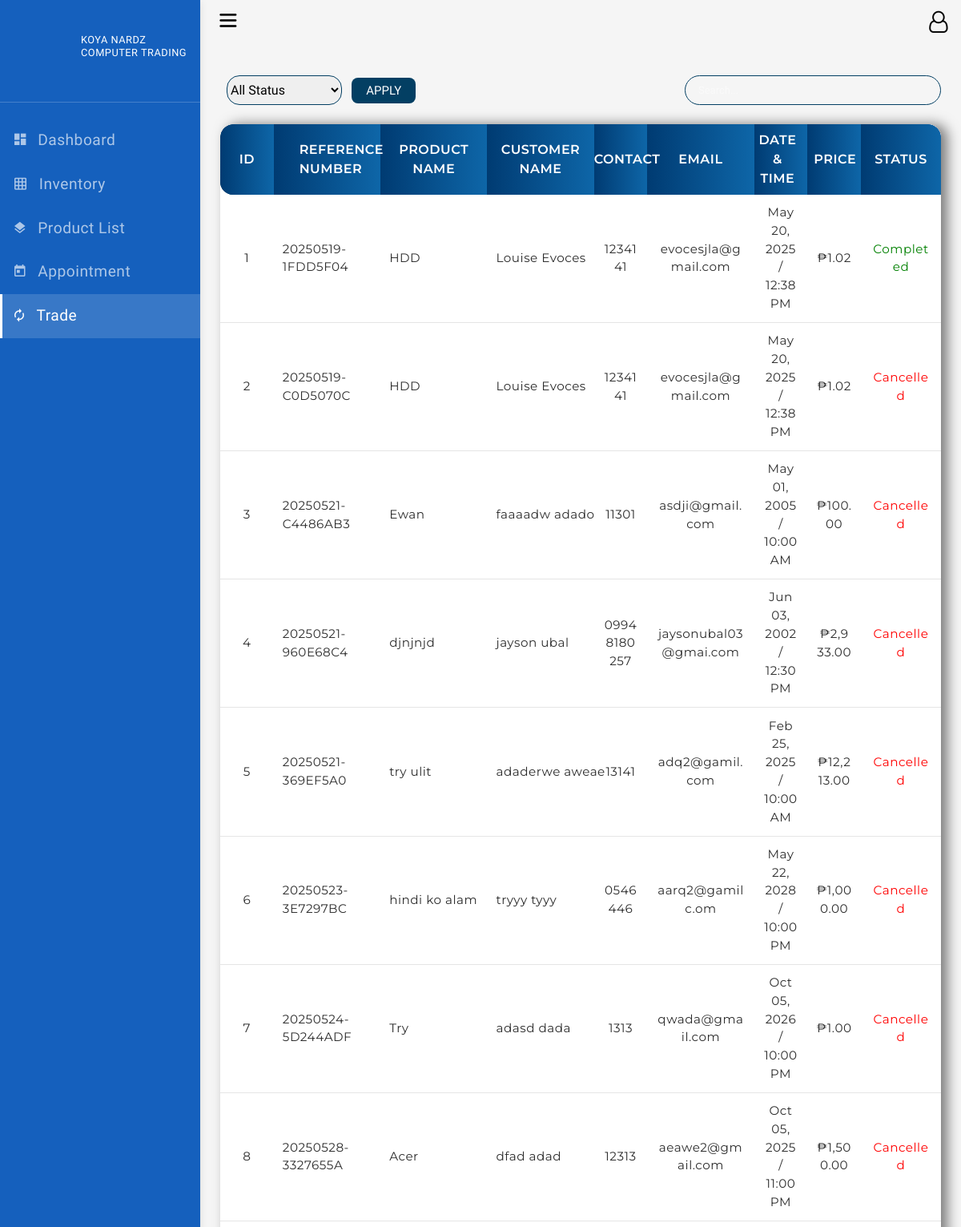
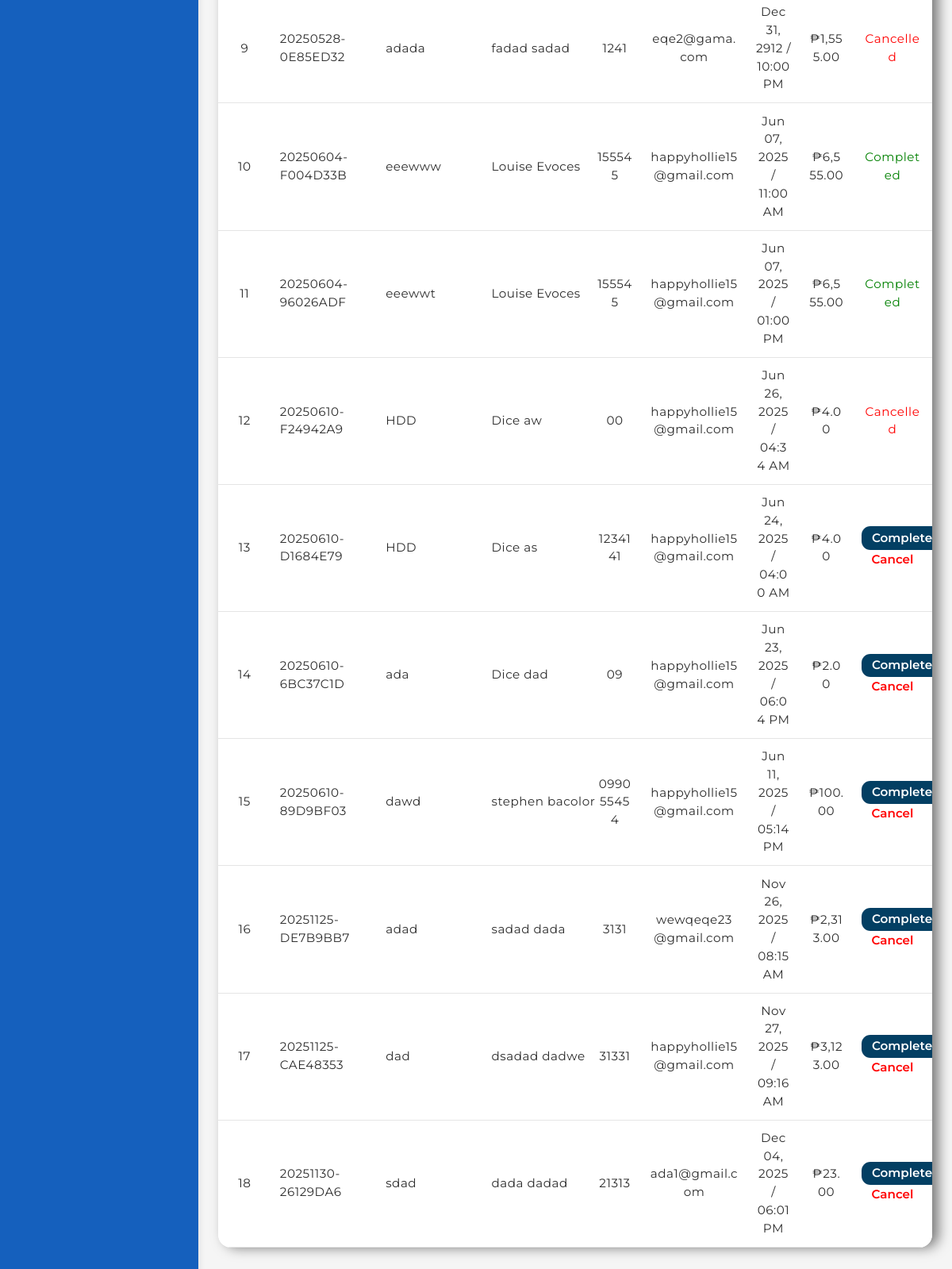
The app's page /admin_selling/ with its own data (2 pictures, top to bottom).
### app/models.py (models this page shows, shortened)
class Selling(models.Model):
    STATUS_CHOICES = [
        ('Pending', 'Pending'),
        ('Completed', 'Completed'),
        ('Cancelled', 'Cancelled'),
    ]
    product_name = models.CharField(max_length=100)
    category = models.ForeignKey(Category, on_delete=models.SET_NULL, null=True)
    image = models.ImageField(upload_to='product_images/', null=True, blank=True)
    description = models.TextField(blank=True, null=True)
    price = models.DecimalField(max_digits=10, decimal_places=2)
    first_name = models.CharField(max_length=50)
    last_name = models.CharField(max_length=50)
    contact = models.CharField(max_length=20)
    address = models.TextField(null=True, blank=True)
    email = models.EmailField()
    selling_date = models.DateField()
    selling_time = models.TimeField()
    selling_at = models.DateTimeField(auto_now_add=True)
    status = models.CharField(max_length=10, choices=STATUS_CHOICES, default='Pending')
    reference_number = models.CharField(max_length=30, unique=True, blank=True, null=True)

### app/views.py (the view, shortened to what this page needs)
# urls.py: path('admin_selling/', AdminSellingAppointment.as_view(), name='admin_selling'),
class AdminSellingAppointment(TemplateView):
    template_name = 'app/admin/admin_selling.html'
    def get_context_data(self, **kwargs):
        context = super().get_context_data(**kwargs)
        search_query = self.request.GET.get('search', '')
        status_filter = self.request.GET.get('status', '')
        sellings = Selling.objects.all()
        if status_filter:
            sellings = sellings.filter(status=status_filter)
        context['sellings'] = sellings
        context['search_query'] = search_query
        context['status_filter'] = status_filter
        return context

### app/context_processors.py (called while the page is built)
def favorites_context(request):
    favorites = request.session.get('favorites', [])
    products = Product.objects.filter(id__in=favorites)
    return {
        'products_favorite': products
    }

### app/templates/app/admin/admin_selling.html (shortened to what this page needs)
{% extends 'app/admin/admin_base.html' %}
{% load static %}
{% load humanize %}
{% block content %}
<div class="admin_tradepage">
    <div class="uppertrade">
        <div class="admintrade_search">
            <div class="trade_status">
                <form method="get" class="selling-filters">
                    <select name="status">
                        <option value="">All Status</option>
                    </select>
                    <button type="submit">Apply</button>
                </form>
            </div>
            <form action="" method="GET">
                <input type="text" placeholder="Search..." name="search" value="{{ search_query }}">
            </form>
        </div>
    </div>
    <div class="tradetable inventorytable">
        <table>
            <thead>
                <tr>
                    <th>ID</th>
                    <th>Reference Number</th>
                    <th>Product Name</th>
                    <th>Customer Name</th>
                    <th>Contact</th>
                    <th>Email</th>
                    <th>Date & Time</th>
                    <th>Price</th>
                    <th>Status</th>
                </tr>
            </thead>
            {% for selling in sellings %}
            <tbody>
                <tr data-id="{{ selling.id }}">
                    <td data-label="ID">{{ selling.id }}</td>
                    <td data-label="Reference Number">{{ selling.reference_number }}</td>
                    <td data-label="Product Name">{{ selling.product_name }}</td>
                    <td data-label="Customer Name">{{ selling.first_name }} {{ selling.last_name }}</td>
                    <td data-label="Contact">{{ selling.contact }}</td>
                    <td data-label="Email">{{ selling.email }}</td>
                    <td data-label="Date">{{ selling.selling_date|date:"M d, Y" }} / {{ selling.selling_time|time:"h:i A" }}</td>
                    <td data-label="Price">₱{{ selling.price|intcomma }}</td>
                    <td data-label="Status">
                        {% if selling.status == "Cancelled" %}
                        <span style="color: red;">Cancelled</span>
                        {% elif selling.status == "Completed" %}
                        <span style="color: green;">Completed</span>
                        {% else %}
                        <form method="post" action="{% url 'complete_trade' selling.id %}" style="display:inline;">
                            <button type="submit">Complete</button>
                        </form>
                        <button type="button" class="cancel_btn" data-id="{{ selling.id }}">Cancel</button>
                        {% endif %}
                    </td>
                </tr>
            </tbody>
            {% endfor %}
        </table>
    </div>
</div>
{% endblock %}

### app/templates/app/admin/admin_base.html (shortened to what this page needs)
{% load static %}
<!DOCTYPE html>
<html lang="en">
<head>
    <link href="{% static 'themewagon/dashtreme/assets/css/animate.css' %}" rel="stylesheet">
    <link href="{% static 'themewagon/dashtreme/assets/css/bootstrap.css' %}" rel="stylesheet">
    <link href="{% static 'themewagon/dashtreme/assets/css/bootstrap.min.css' %}" rel="stylesheet">
    <link href="{% static 'themewagon/dashtreme/assets/css/app-style.css' %}" rel="stylesheet">
    <link href="{% static 'themewagon/dashtreme/assets/css/sidebar-menu.css' %}" rel="stylesheet">
    <link href="{% static 'themewagon/dashtreme/assets/css/pace.min.css' %}" rel="stylesheet">
    <link href="{% static 'themewagon/dashtreme/assets/css/icons.css' %}" rel="stylesheet">
    <link rel="stylesheet" href="{% static 'css/admin.css' %}">
</head>
<body class="bg-theme bg-theme1">
    <div class="wrapper" id="wrapper">
        {% include 'app/admin/admin_header.html' %}
        <div class="content-wrapper">
            {% include 'app/admin/admin_navigation.html' %}
            <div class="container-fluid">
            {% block content %}
            {% endblock %}
            </div>
        </div>
    </div>
</body>
</html>

### app/templates/app/admin/admin_header.html
{% load static %}
 <nav class="navbar navbar-expand fixed-top">
  <ul class="navbar-nav mr-auto align-items-center">
    <li class="nav-item">
      <a class="nav-link toggle-menu" href="javascript:void();">
       <i class="icon-menu menu-icon" style="font-size: 1.3rem;"></i>
     </a>
    </li>
  </ul>
  <ul class="navbar-nav align-items-center right-nav-link">
    {% if request.user.is_authenticated and request.user.is_staff %}
    <li class="nav-item">
      <a class="nav-link" href="{% url 'logout' %}" title="Logout">
        <i class="fa fa-sign-out" style="font-size: 1.7rem; color: black"></i>
      </a>
    </li>
    {% else %}
    <li class="nav-item dropdown-lg">
      <i class="fa fa-user-o" style="font-size: 1.7rem;"></i>
    </li>
    {% endif %}
  </ul>
</nav>

### app/templates/app/admin/admin_navigation.html
{% load static %}
<div id="sidebar-wrapper" data-simplebar="" data-simplebar-auto-hide="true">
    <div class="brand-logo">
        <a href="{% url 'admin_dashboard' %}">
            <img src="{% static 'images/LOGO.png' %}" alt="">
            <p>Koya Nardz </br>Computer Trading </p>
        </a>
    </div>
   <ul class="sidebar-menu do-nicescrol">
      <li class="sidebar-header"></li>
      <li>
        <a href="{% url 'admin_dashboard' %}">
          <i class="zmdi zmdi-view-dashboard" style="font-size: 1.2rem;"></i> <span style="font-size: 1.2rem;">Dashboard</span>
        </a>
      </li>
      <li>
        <a href="{% url 'admin_inventory' %}" style="font-size: 1.2rem;">
          <i class="zmdi zmdi-grid"></i> <span>Inventory</span>
        </a>
      </li>
      <li>
        <a href="{% url 'admin_product' %}" style="font-size: 1.2rem;">
          <i class="zmdi zmdi-layers"></i> <span>Product List</span>
        </a>
      </li>
      <li>
        <a href="{% url 'admin_appointment' %}" style="font-size: 1.2rem;">
          <i class="zmdi zmdi-calendar-alt"></i> <span>Appointment</span>
        </a>
      </li>
      <li>
        <a href="{% url 'admin_selling' %}" style="font-size: 1.2rem;">
          <i class="zmdi zmdi-refresh"></i> <span>Trade</span>
        </a>
      </li>
    </ul>
   </div>

### static/themewagon/dashtreme/assets/css/sidebar-menu.css (style rules this page uses)
.sidebar-menu { list-style: none; margin: 0; padding: 0; background-color: transparent; }
.sidebar-menu>li { position: relative; margin: 0; padding: 0; }
.sidebar-menu>li>a { padding: 13px 5px 13px 15px; display: block; border-left: 3px solid transparent; color: rgba(255, 255, 255, 0.65); font-size: 15px; }
.sidebar-menu>li:hover>a, .sidebar-menu>li.active>a { color: #ffffff; background: rgba(255, 255, 255, 0.15); border-left-color: #ffffff; }
.sidebar-menu li.sidebar-header { padding: 10px 25px 10px 15px; font-size: 12px; color: rgba(255, 255, 255, 0.5); }
.sidebar-menu a { color: #b8c7ce; text-decoration: none; }

### records on screen
Selling: id "1", reference_number "20250519-1FDD5F04", product_name "HDD", first_name "Louise", last_name "Evoces", contact "1234141", email "evocesjla@gmail.com", selling_date "May 20, 2025", selling_time "12:38 PM", price "1.02", status "Completed"
Selling: id "2", reference_number "20250519-C0D5070C", product_name "HDD", first_name "Louise", last_name "Evoces", contact "1234141", email "evocesjla@gmail.com", selling_date "May 20, 2025", selling_time "12:38 PM", price "1.02", status "Cancelled"
Selling: id "3", reference_number "20250521-C4486AB3", product_name "Ewan", first_name "faaaadw", last_name "adado", contact "11301", email "asdji@gmail.com", selling_date "May 01, 2005", selling_time "10:00 AM", price "100.00", status "Cancelled"
Selling: id "4", reference_number "20250521-960E68C4", product_name "djnjnjd", first_name "jayson", last_name "ubal", contact "09948180257", email "jaysonubal03@gmai.com", selling_date "Jun 03, 2002", selling_time "12:30 PM", price "2,933.00", status "Cancelled"
Selling: id "5", reference_number "20250521-369EF5A0", product_name "try ulit", first_name "adaderwe", last_name "aweae", contact "13141", email "adq2@gamil.com", selling_date "Feb 25, 2025", selling_time "10:00 AM", price "12,213.00", status "Cancelled"
Selling: id "6", reference_number "20250523-3E7297BC", product_name "hindi ko alam", first_name "tryyy", last_name "tyyy", contact "0546446", email "aarq2@gamilc.om", selling_date "May 22, 2028", selling_time "10:00 PM", price "1,000.00", status "Cancelled"
Selling: id "7", reference_number "20250524-5D244ADF", product_name "Try", first_name "adasd", last_name "dada", contact "1313", email "qwada@gmail.com", selling_date "Oct 05, 2026", selling_time "10:00 PM", price "1.00", status "Cancelled"
Selling: id "8", reference_number "20250528-3327655A", product_name "Acer", first_name "dfad", last_name "adad", contact "12313", email "aeawe2@gmail.com", selling_date "Oct 05, 2025", selling_time "11:00 PM", price "1,500.00", status "Cancelled"
Selling: id "9", reference_number "20250528-0E85ED32", product_name "adada", first_name "fadad", last_name "sadad", contact "1241", email "eqe2@gama.com", selling_date "Dec 31, 2912", selling_time "10:00 PM", price "1,555.00", status "Cancelled"
Selling: id "10", reference_number "20250604-F004D33B", product_name "eeewww", first_name "Louise", last_name "Evoces", contact "155545", email "happyhollie15@gmail.com", selling_date "Jun 07, 2025", selling_time "11:00 AM", price "6,555.00", status "Completed"
Selling: id "11", reference_number "20250604-96026ADF", product_name "eeewwt", first_name "Louise", last_name "Evoces", contact "155545", email "happyhollie15@gmail.com", selling_date "Jun 07, 2025", selling_time "01:00 PM", price "6,555.00", status "Completed"
Selling: id "12", reference_number "20250610-F24942A9", product_name "HDD", first_name "Dice", last_name "aw", contact "00", email "happyhollie15@gmail.com", selling_date "Jun 26, 2025", selling_time "04:34 AM", price "4.00", status "Cancelled"
Selling: id "13", reference_number "20250610-D1684E79", product_name "HDD", first_name "Dice", last_name "as", contact "1234141", email "happyhollie15@gmail.com", selling_date "Jun 24, 2025", selling_time "04:00 AM", price "4.00"
Selling: id "14", reference_number "20250610-6BC37C1D", product_name "ada", first_name "Dice", last_name "dad", contact "09", email "happyhollie15@gmail.com", selling_date "Jun 23, 2025", selling_time "06:04 PM", price "2.00"
Selling: id "15", reference_number "20250610-89D9BF03", product_name "dawd", first_name "stephen", last_name "bacolor", contact "099055454", email "happyhollie15@gmail.com", selling_date "Jun 11, 2025", selling_time "05:14 PM", price "100.00"
Selling: id "16", reference_number "20251125-DE7B9BB7", product_name "adad", first_name "sadad", last_name "dada", contact "3131", email "wewqeqe23@gmail.com", selling_date "Nov 26, 2025", selling_time "08:15 AM", price "2,313.00"
Selling: id "17", reference_number "20251125-CAE48353", product_name "dad", first_name "dsadad", last_name "dadwe", contact "31331", email "happyhollie15@gmail.com", selling_date "Nov 27, 2025", selling_time "09:16 AM", price "3,123.00"
Selling: id "18", reference_number "20251130-26129DA6", product_name "sdad", first_name "dada", last_name "dadad", contact "21313", email "ada1@gmail.com", selling_date "Dec 04, 2025", selling_time "06:01 PM", price "23.00"
